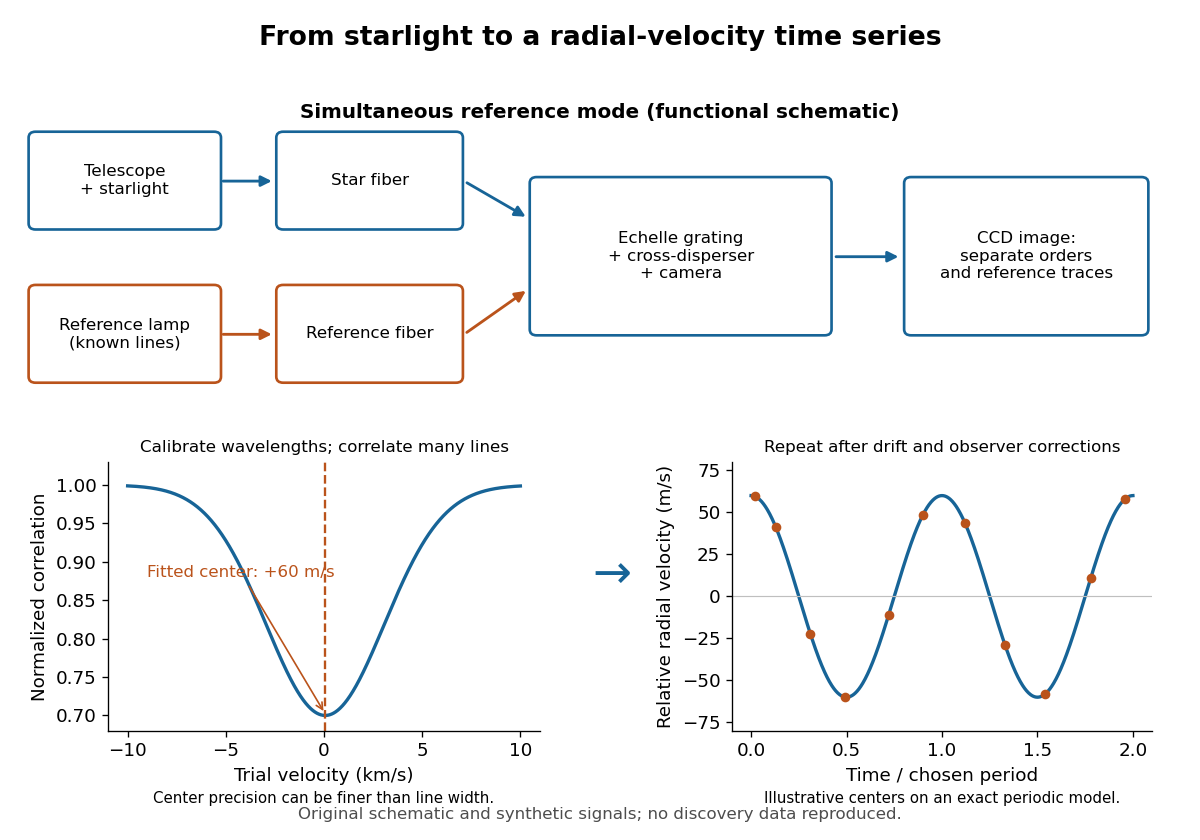

Reproduce this figure in Python.
"""Original measurement-chain diagram; Python 3.14, numpy 2.3.5, matplotlib 3.10.7.

Run from _media; the output filename follows this generator's basename.
All profiles and velocities below are illustrative, not observed ELODIE data.
"""

from pathlib import Path

import matplotlib.pyplot as plt
import numpy as np
from matplotlib.patches import FancyArrowPatch, FancyBboxPatch


def main():
    plt.rcParams.update({"font.size": 11, "axes.spines.top": False,
                         "axes.spines.right": False})
    fig = plt.figure(figsize=(10, 7), facecolor="white")
    flow = fig.add_axes((0.02, 0.53, 0.96, 0.36))
    flow.set(xlim=(0, 10), ylim=(0, 3))
    flow.axis("off")
    blue, orange = "#176497", "#ba531b"

    def box(x, y, w, h, label, color):
        flow.add_patch(FancyBboxPatch((x, y), w, h, boxstyle="round,pad=0.06",
                                     facecolor="white", edgecolor=color, linewidth=1.6))
        flow.text(x+w/2, y+h/2, label, ha="center", va="center", fontsize=10)

    def arrow(a, b, color=blue):
        flow.add_patch(FancyArrowPatch(a, b, arrowstyle="-|>", mutation_scale=13,
                                      color=color, linewidth=1.7))

    box(0.1, 1.7, 1.55, 0.85, "Telescope\n+ starlight", blue)
    box(0.1, 0.18, 1.55, 0.85, "Reference lamp\n(known lines)", orange)
    box(2.25, 1.7, 1.5, 0.85, "Star fiber", blue)
    box(2.25, 0.18, 1.5, 0.85, "Reference fiber", orange)
    box(4.45, 0.65, 2.5, 1.45, "Echelle grating\n+ cross-disperser\n+ camera", blue)
    box(7.7, 0.65, 2.0, 1.45, "CCD image:\nseparate orders\nand reference traces", blue)
    arrow((1.7, 2.12), (2.18, 2.12))
    arrow((1.7, 0.60), (2.18, 0.60), orange)
    arrow((3.82, 2.12), (4.38, 1.75))
    arrow((3.82, 0.60), (4.38, 1.05), orange)
    arrow((7.02, 1.37), (7.62, 1.37))
    flow.text(5, 2.75, "Simultaneous reference mode (functional schematic)",
              ha="center", fontsize=12, fontweight="bold")

    # A toy correlation dip, typical of an absorption-line mask convention.
    ax = fig.add_axes((0.09, 0.13, 0.36, 0.32))
    velocity = np.linspace(-10_000, 10_000, 2001)
    center, sigma = 60.0, 3000.0
    ccf = 1 - 0.3*np.exp(-0.5*((velocity-center)/sigma)**2)
    ax.plot(velocity/1000, ccf, color=blue, linewidth=2)
    ax.axvline(center/1000, color=orange, linestyle="--", linewidth=1.4)
    ax.annotate("Fitted center: +60 m/s", xy=(0.06, 0.702), xytext=(-9, 0.88),
                arrowprops={"arrowstyle": "->", "color": orange}, color=orange,
                fontsize=10)
    ax.set(xlabel="Trial velocity (km/s)", ylabel="Normalized correlation",
           title="Calibrate wavelengths; correlate many lines", ylim=(0.68, 1.03))
    ax.title.set_fontsize(10)
    ax.text(0.5, -0.27, "Center precision can be finer than line width.",
            transform=ax.transAxes, ha="center", fontsize=9)

    rv = fig.add_axes((0.61, 0.13, 0.35, 0.32))
    phase = np.linspace(0, 2, 801)
    rv.plot(phase, 60*np.cos(2*np.pi*phase), color=blue, linewidth=2)
    sample = np.array([0.02, .13, .31, .49, .72, .9, 1.12, 1.33, 1.54, 1.78, 1.96])
    rv.scatter(sample, 60*np.cos(2*np.pi*sample), color=orange, s=23, zorder=3)
    rv.axhline(0, color="0.75", linewidth=0.7)
    rv.set(xlabel="Time / chosen period", ylabel="Relative radial velocity (m/s)",
           title="Repeat after drift and observer corrections", ylim=(-80, 80))
    rv.title.set_fontsize(10)
    rv.text(0.5, -0.27, "Illustrative centers on an exact periodic model.",
            transform=rv.transAxes, ha="center", fontsize=9)
    fig.text(0.51, 0.30, "→", ha="center", fontsize=28, color=blue)
    fig.suptitle("From starlight to a radial-velocity time series", y=0.97,
                 fontsize=16, fontweight="bold")
    fig.text(0.5, 0.025, "Original schematic and synthetic signals; no discovery data reproduced.",
             ha="center", fontsize=10, color="0.3")
    fig.savefig(Path(__file__).stem + ".png", dpi=120, facecolor="white")
    plt.close(fig)


if __name__ == "__main__":
    main()
